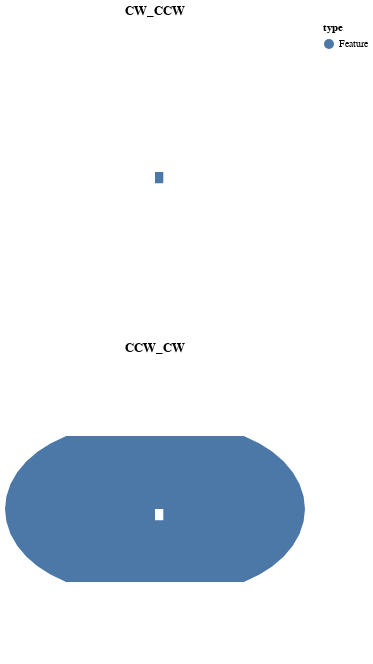

Write the Vega-Lite specification saved for this chart.
### Vega-Lite specification from a JSON file in a GitHub repository (floating-point values rounded to 4 significant figures)
{"background": "transparent", "config": {"view": {"continuousWidth": 400, "continuousHeight": 300}}, "vconcat": [{"view": {"fill": "transparent"}, "data": {"name": "data-12100b0748d754a274d574356955fb14", "format": {"feature": "data", "type": "topojson"}}, "mark": "geoshape", "encoding": {"color": {"type": "nominal", "field": "type", "legend": {"columns": 2}}, "tooltip": [{"type": "nominal", "field": "type"}]}, "projection": {"reflectY": true, "type": "equalEarth"}, "title": "CW_CCW", "width": 300}, {"view": {"fill": "transparent"}, "data": {"name": "data-74eacaa9a0072346730b17ce447ab1c0", "format": {"feature": "data", "type": "topojson"}}, "mark": "geoshape", "encoding": {"color": {"type": "nominal", "field": "type", "legend": {"columns": 2}}, "tooltip": [{"type": "nominal", "field": "type"}]}, "projection": {"reflectY": true, "type": "equalEarth"}, "title": "CCW_CW", "width": 300}], "$schema": "https://vega.github.io/schema/vega-lite/v4.8.1.json", "datasets": {"data-12100b0748d754a274d574356955fb14": {"type": "Topology", "objects": {"data": {"geometries": [{"type": "Polygon", "arcs": [[0]]}], "type": "GeometryCollection"}}, "bbox": [0, 0, 10, 10], "arcs": [[[0, 0], [0, 10], [10, 10], [10, 0], [0, 0]]]}, "data-74eacaa9a0072346730b17ce447ab1c0": {"type": "Topology", "objects": {"data": {"geometries": [{"type": "Polygon", "arcs": [[0]]}], "type": "GeometryCollection"}}, "bbox": [0, 0, 10, 10], "arcs": [[[0, 0], [10, 0], [10, 10], [0, 10], [0, 0]]]}}}
